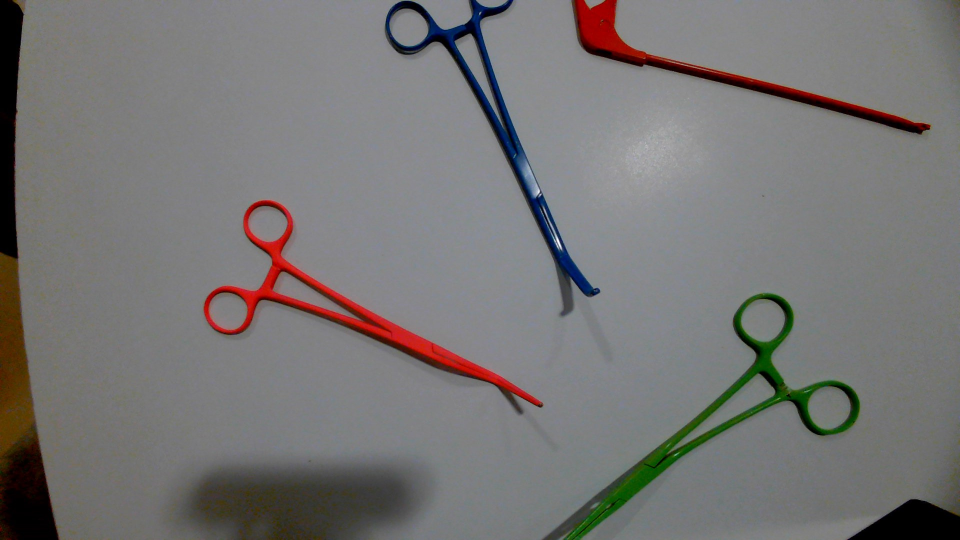
#> input picture Python/Robotica-Vision/Images/WIN_20240528_11_01_51_Pro.jpg, 1920 x 1080 px, given in place of the camera (shown at 1/2 size)
$ python Test.py
#> lines starting #> are read from the running program, lines starting #| are printed output that depends on the picture; after the words box and inside, x2 and y2 are one past the last pixel; in counts of white or black regions, pixels touching at a corner belong together
#> further down, img is the input picture: shape (1080, 1920, 3); mean B, G, R 116.2, 116.8, 118.5
### Python/Robotica-Vision/frame.py
import cv2 as cv
import numpy as np

from brick import Brick
from color import Color
from geometry_utils import GeometryUtils
from instrument import Instrument
from target import Target


class Frame:
    def __init__(self, img, width=0, height=0):
#> called with width = 640, height = 480
        self.img = img
        self.width = width
        self.height = height
        self.img = cv.resize(self.img, (width, height))
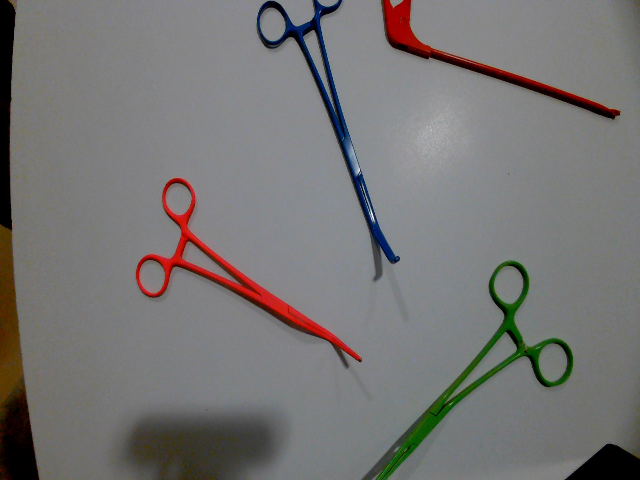
#> self.img: shape (480, 640, 3); mean B, G, R 116.2, 116.8, 118.5
        self.gray_image = cv.cvtColor(self.img, cv.COLOR_BGR2GRAY)
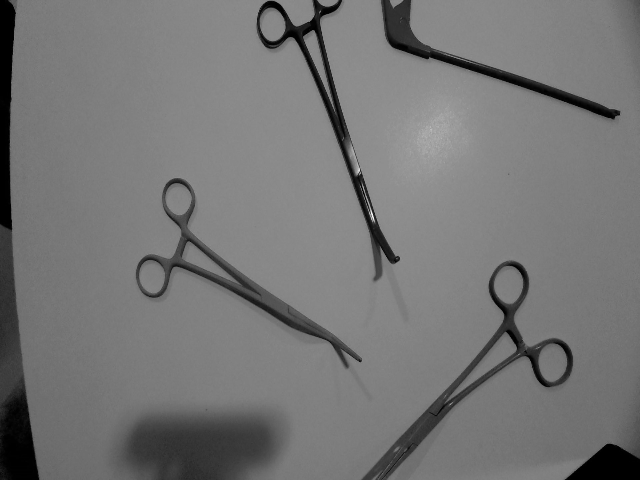
#> self.gray_image: shape (480, 640); min 0, max 251, mean 117.2
        self.hsv_image = cv.cvtColor(self.img, cv.COLOR_BGR2HSV)
#> self.hsv_image: shape (480, 640, 3); mean H, S, V 76.1, 26.4, 122.7
        self.contours, self.hierarchy = None, None
        self.instruments = []
        self.targets = []
        self.bricks = []

    def draw_contours(self):
        for contour in self.contours:
            cv.drawContours(self.img, [contour], -1, (0, 255, 0), 2)

    def find_instruments(self):
        contours = self.contours
        for index in range(len(contours)):
            contour = contours[index]
            area = cv.contourArea(contour)
            # area is calibrated based on the camera position and size of the instruments
            if 3000.0 < area < 4000:
                instrument = Instrument(contour, index, area)
                self.instruments.append(instrument)
                instrument.get_color(self.hsv_image)

    def find_children(self):
        for instrument in self.instruments:
            for j in range(len(self.hierarchy)):
                if self.hierarchy[j][3] == instrument.index and cv.contourArea(
                        self.contours[j]) > 1000:
                    child = self.contours[j]
                    instrument.add_child(child)

    def draw_instruments(self):
        for instrument in self.instruments:
            objects = [instrument.body] + instrument.children
            cv.drawContours(self.img, objects, -1, (0, 255, 0), 3)
            cv.circle(self.img, instrument.centroid, 5, (0, 0, 0), -1)
            instrument.draw_points(self.img)

    def print_instruments(self):
        for instrument in self.instruments:
            print(instrument.__str__())

    # [14 lines left out: functions find_targets, draw_targets, not called in this run]

    def print_targets(self):
        for target in self.targets:
            print(target.__str__())

    # [30 lines left out: functions check_bull_color, find_bricks, draw_bricks, not called in this run]

    def print_bricks(self):
        for brick in self.bricks:
            print(brick.__str__())

    # [15 lines left out: function find_robot, not called in this run]


    def show(self):
        cv.imshow('Result', self.img)

### Python/Robotica-Vision/Example code/Test.py
from instrument import Instrument
from frame import Frame
from color import Color
from target import Target
import cv2 as cv

vid = cv.VideoCapture(1, cv.CAP_DSHOW)
previous_instruments = []

while (True):
    ret, img = vid.read()
    if ret:
        frame = Frame(img, 640, 480)
        gray_blurred = cv.medianBlur(frame.gray_image, 5)
        _, thresh = cv.threshold(gray_blurred, 127, 255, cv.THRESH_BINARY)
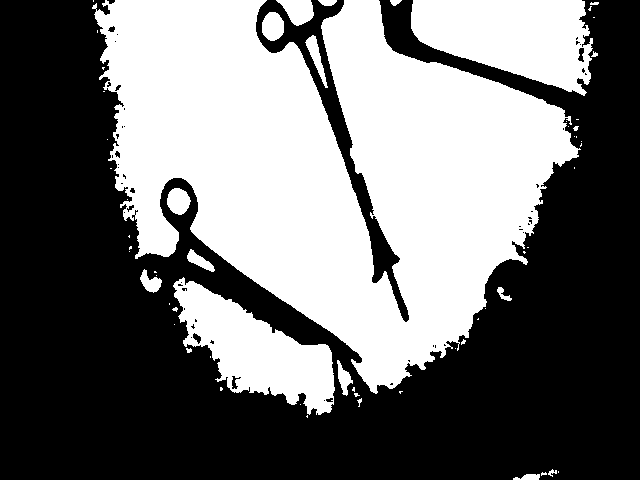
#> thresh: shape (480, 640); 44% white; 60 white regions (40 under 20 px)
        frame.contours, hierarchy = cv.findContours(thresh, cv.RETR_TREE, cv.CHAIN_APPROX_SIMPLE)
#> frame.contours = 111 contours, 87 with area under 20; largest, box (x1, y1, x2, y2) and area: (92, 0, 581, 394) 108267, (411, 0, 593, 96) 11732, (173, 277, 335, 415) 10181, (276, 0, 314, 26) 590, (262, 12, 284, 41) 471
        if len(frame.contours) > 0 and hierarchy is not None:
            frame.hierarchy = hierarchy[0]
#> frame.hierarchy = 111 rows, first 6: [1, -1, -1, -1], [2, 0, -1, -1], [3, 1, -1, -1], [4, 2, -1, -1], [5, 3, -1, -1], [6, 4, -1, -1]
            frame.find_instruments()
#> in find_instruments, `contours = self.contours`: contours has the same summary as frame.contours outside find_instruments
#> the loop in find_instruments, `for index in range(len(contours)):` made 111 passes
#> area on passes 1, 12, 22, 23, 25, 26, 29, 38, 41, 46: 88.5, 225, 64.5, 10181, 31, 73, 60.5, 244.5, 235.5, 444
#> after the loop in find_instruments, `for index in range(len(contours)):`: self.instruments = []
            frame.find_children()
            if previous_instruments:
                frame.compare_instruments(previous_instruments)
            previous_instruments = frame.instruments
#> previous_instruments = []
            frame.draw_instruments()
            frame.print_instruments()
        frame.show()

    if cv.waitKey(1) & 0xFF == ord('q'):
#> (key q is pressed here)
        break

# After the loop release the cap object
vid.release()
# Destroy all the windows
cv.destroyAllWindows()

$ run again, on Python/Robotica-Vision/Images/WIN_20240528_11_02_06_Pro.jpg
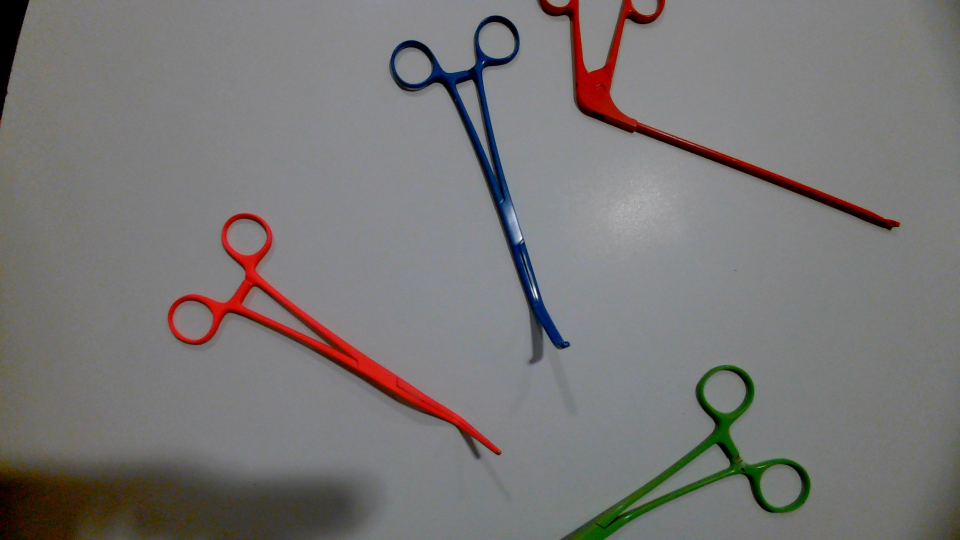
#> input picture Python/Robotica-Vision/Images/WIN_20240528_11_02_06_Pro.jpg, 1920 x 1080 px, given in place of the camera (shown at 1/2 size)
#> img is the input picture: shape (1080, 1920, 3); mean B, G, R 117.8, 118.6, 120.9
#> in __init__, `self.gray_image = cv.cvtColor(self.img, cv.COLOR_BGR2GRAY)`:
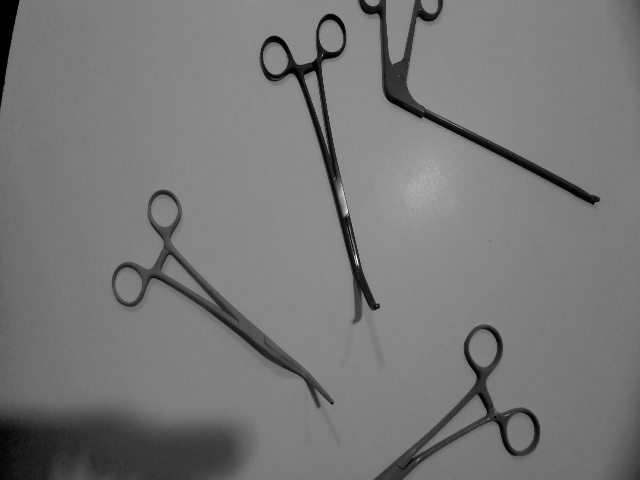
#> self.gray_image: shape (480, 640); min 0, max 253, mean 119.2
#> self.hsv_image: shape (480, 640, 3); mean H, S, V 74.2, 25.8, 124.7
#> `_, thresh = cv.threshold(gray_blurred, 127, 255, cv.THRESH_BINARY)`:
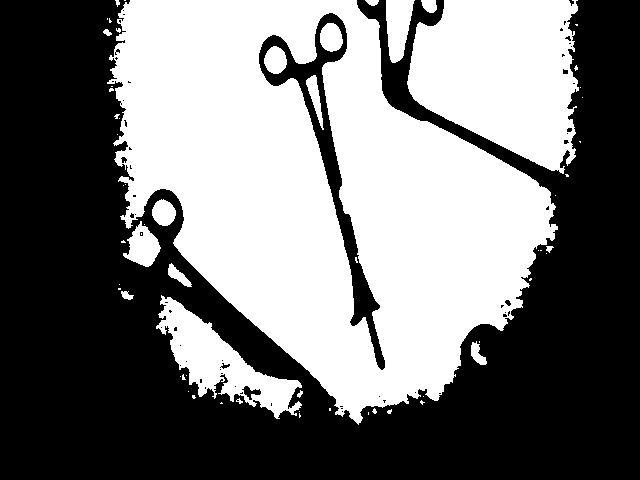
#> thresh: shape (480, 640); 46.2% white; 62 white regions (43 under 20 px)
#> frame.contours = 124 contours, 98 with area under 20; largest, box (x1, y1, x2, y2) and area: (107, 0, 558, 425) 115180, (407, 0, 579, 174) 21482, (258, 12, 386, 371) 7710, (156, 295, 302, 419) 6082, (386, 0, 415, 63) 1208
#> frame.hierarchy = 124 rows, first 6: [1, -1, -1, -1], [2, 0, -1, -1], [3, 1, -1, -1], [4, 2, -1, -1], [5, 3, -1, -1], [6, 4, -1, -1]
#> contours has the same summary as frame.contours outside find_instruments
#> the loop in find_instruments, `for index in range(len(contours)):` made 124 passes
#> area on passes 19, 20, 24, 31, 39, 43, 47, 50: 173.5, 6082.5, 143.5, 37.5, 54.5, 205, 22, 929
#> after the loop in find_instruments, `for index in range(len(contours)):`: self.instruments = []

$ run again, on Python/Robotica-Vision/Images/WIN_20240528_11_02_13_Pro.jpg
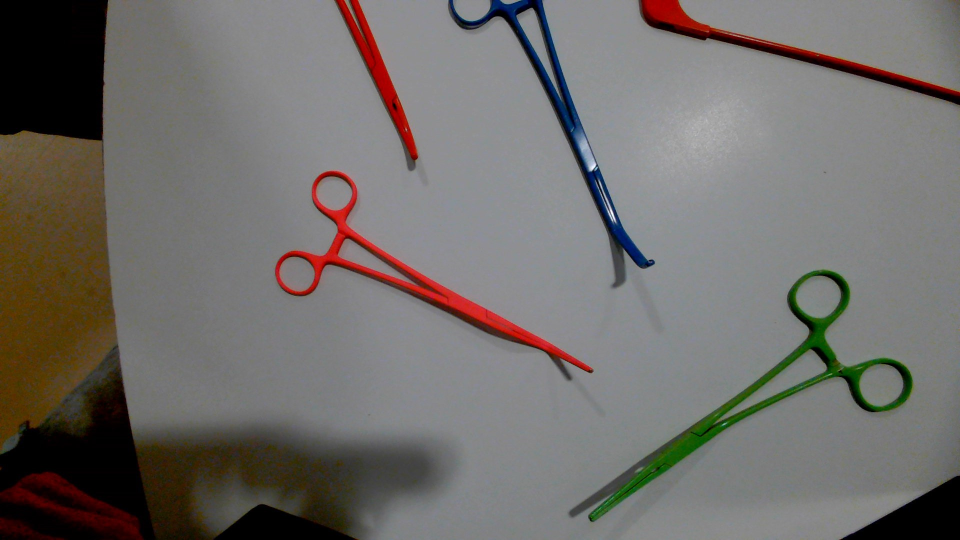
#> input picture Python/Robotica-Vision/Images/WIN_20240528_11_02_13_Pro.jpg, 1920 x 1080 px, given in place of the camera (shown at 1/2 size)
#> img is the input picture: shape (1080, 1920, 3); mean B, G, R 105.8, 109, 112.5
#> in __init__, `self.gray_image = cv.cvtColor(self.img, cv.COLOR_BGR2GRAY)`:
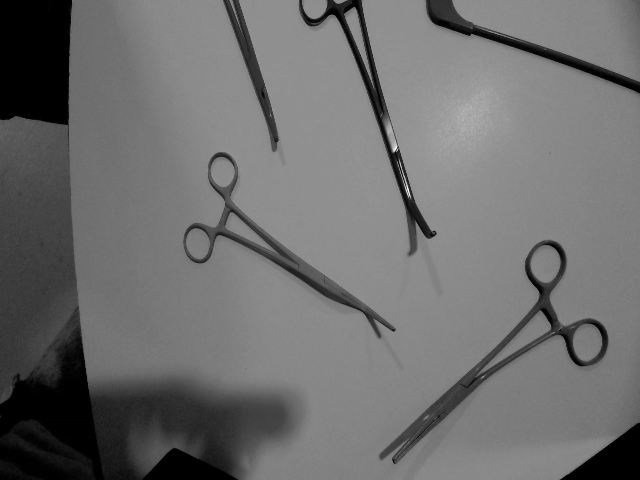
#> self.gray_image: shape (480, 640); min 0, max 252, mean 109.7
#> self.hsv_image: shape (480, 640, 3); mean H, S, V 67.7, 40.7, 116.1
#> `_, thresh = cv.threshold(gray_blurred, 127, 255, cv.THRESH_BINARY)`:
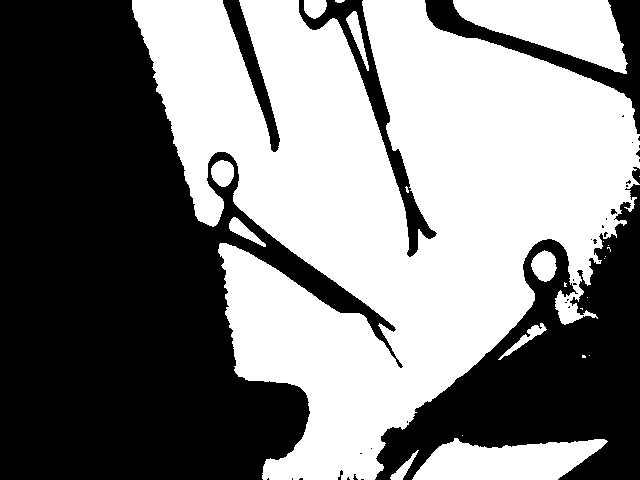
#> thresh: shape (480, 640); 50.4% white; 36 black regions (28 under 20 px)
#> frame.contours = 44 contours, 33 with area under 20; largest, box (x1, y1, x2, y2) and area: (132, 0, 640, 480) 137095, (453, 0, 628, 74) 7084, (412, 438, 608, 480) 5538, (531, 250, 557, 282) 554, (211, 160, 234, 187) 442
#> frame.hierarchy = 44 rows, first 6: [1, -1, -1, -1], [2, 0, -1, -1], [3, 1, -1, -1], [4, 2, -1, -1], [5, 3, -1, -1], [6, 4, -1, -1]
#> contours has the same summary as frame.contours outside find_instruments
#> the loop in find_instruments, `for index in range(len(contours)):` made 44 passes
#> area on passes 1, 2, 6, 12, 16, 19, 20, 21: 208, 5538.5, 298, 554, 338, 442.5, 378.5, 7083.5
#> after the loop in find_instruments, `for index in range(len(contours)):`: self.instruments = []

$ run again, on Python/Robotica-Vision/Images/WIN_20240528_11_02_42_Pro.jpg
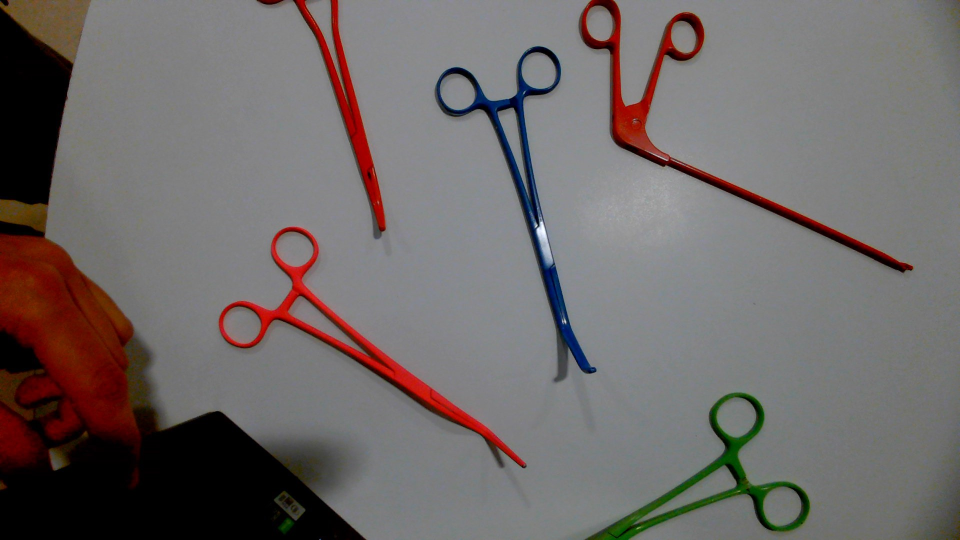
#> input picture Python/Robotica-Vision/Images/WIN_20240528_11_02_42_Pro.jpg, 1920 x 1080 px, given in place of the camera (shown at 1/2 size)
#> img is the input picture: shape (1080, 1920, 3); mean B, G, R 104.3, 105.1, 111.3
#> in __init__, `self.gray_image = cv.cvtColor(self.img, cv.COLOR_BGR2GRAY)`:
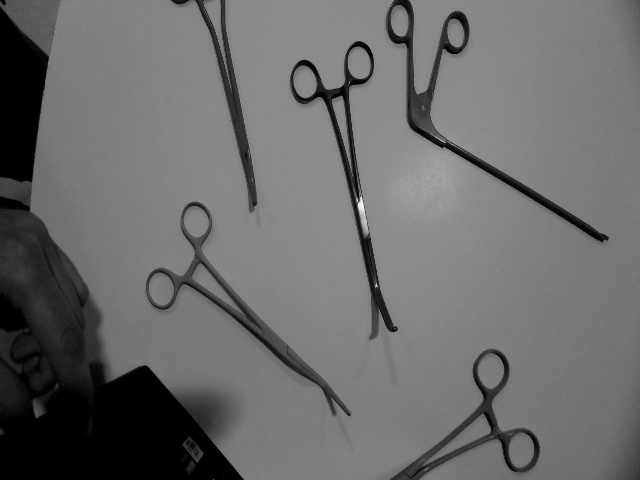
#> self.gray_image: shape (480, 640); min 0, max 252, mean 106.9
#> self.hsv_image: shape (480, 640, 3); mean H, S, V 67.5, 37.2, 114.8
#> `_, thresh = cv.threshold(gray_blurred, 127, 255, cv.THRESH_BINARY)`:
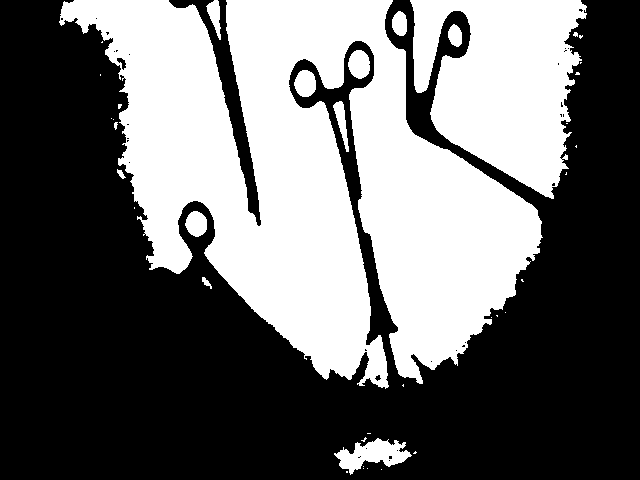
#> thresh: shape (480, 640); 41.5% white; 39 white regions (26 under 20 px)
#> frame.contours = 72 contours, 58 with area under 20; largest, box (x1, y1, x2, y2) and area: (59, 0, 543, 389) 98430, (410, 0, 587, 199) 22862, (334, 438, 412, 475) 1312, (348, 50, 370, 79) 458, (294, 70, 316, 97) 431
#> frame.hierarchy = 72 rows, first 6: [1, -1, -1, -1], [2, 0, -1, -1], [3, 1, -1, -1], [4, 2, -1, -1], [5, 3, -1, -1], [6, 4, -1, -1]
#> contours has the same summary as frame.contours outside find_instruments
#> the loop in find_instruments, `for index in range(len(contours)):` made 72 passes
#> area on passes 7, 21, 22, 25, 32, 35, 37, 41: 1311.5, 36.5, 400, 31.5, 296, 431, 458, 217
#> after the loop in find_instruments, `for index in range(len(contours)):`: self.instruments = []
